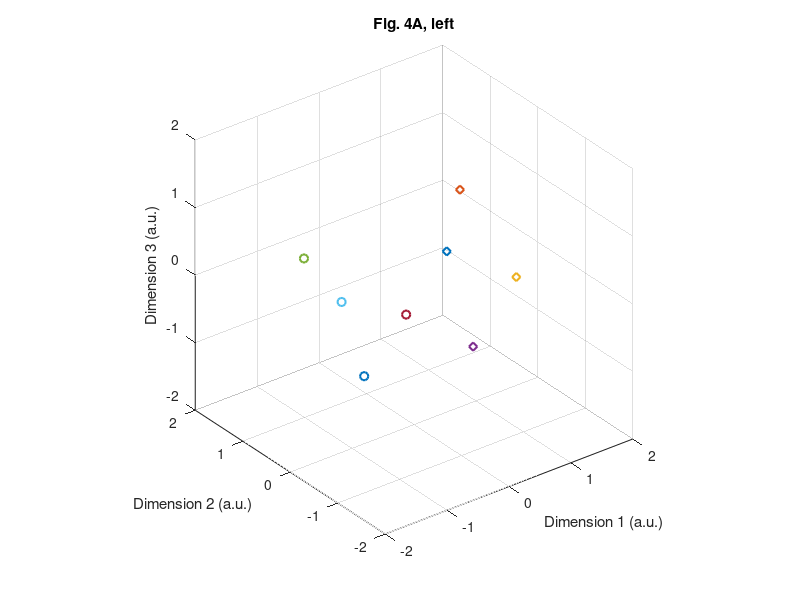
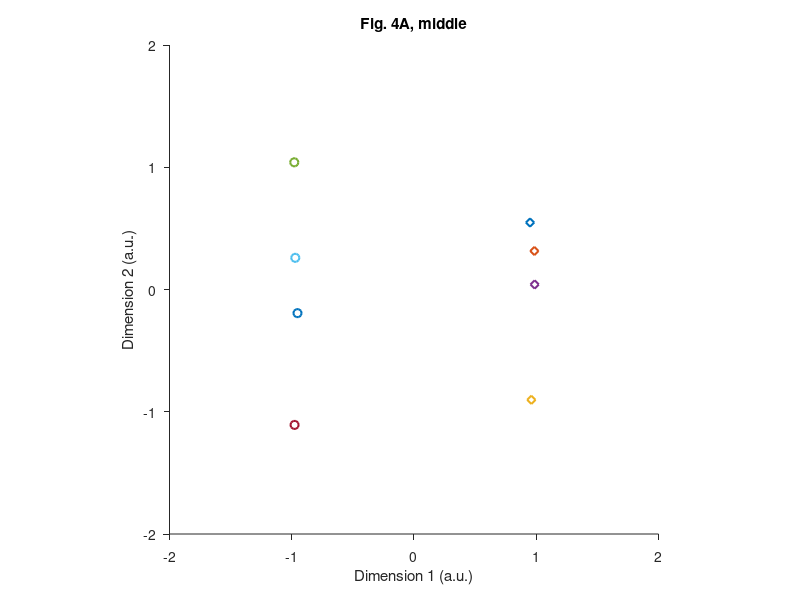
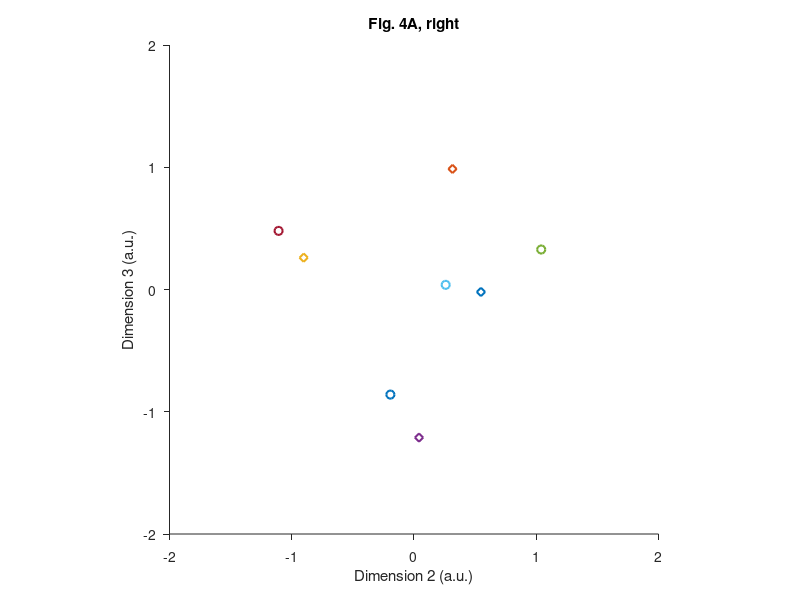

These figures' MATLAB source, in order:
clear all;
close all;
clc;
%% Figure 4A, from Drifting codes (2020) Wolff et al.
cd('D:\Drifting codes\upload files') %path to main dir.

addpath(genpath(cd))

% channels of interest
test_chans = {'P7';'P5';'P3';'P1';'Pz';'P2';'P4';'P6';'P8';'PO7';'PO3';'POz';'PO4';'PO8';'O2';'O1';'Oz'};

reps=100; % number of repeats for random subsampling
span=5; % number of time-points to average over (5 = 10 ms for 500 Hz)
toi=[.1 .4001];
angspace=-pi+pi/4:pi/2:pi-pi/4; % orientation space
do_MDS=0; %1=run the MDS, or 0= load in previous output
%%
if do_MDS
    for sub=1:26
        fprintf(['Doing ' num2str(sub) '\n'])
        
        load(['dat_' num2str(sub) '.mat']);
        
        % remove trials based on bad performance (>circular SDs)
        report_err=circ_ang2rad(Results(:,6).*2);
        [~,SD]=circ_std(report_err);
        incl_ng=find(abs(circ_dist(report_err,circ_mean(report_err)))<(3*SD));

        % trials to include (based on performance and previously marked
        % "bad" trials
        incl_i=intersect(incl_ng,setdiff(1:size(Results,1), ft_imp1.bad_trials));
        
        % extract good trials, channels and time window of interest of
        % impulse 1 epoch and reformat
        dat_temp=ft_imp1.trial(incl_i,ismember(ft_imp1.label,test_chans),ft_imp1.time>toi(1)&ft_imp1.time<=toi(2));
        dat_temp=bsxfun(@minus,dat_temp,mean(dat_temp,3)); % take relative baseline
        dat_temp=movmean(dat_temp,span,3,'Endpoints','discard'); % downsample
        dat_temp=dat_temp(:,:,1:span:end);
        dat_imp1=reshape(dat_temp,[size(dat_temp,1),size(dat_temp,2)*size(dat_temp,3)]); %combine channel and time dimensions
        
        clear ft_imp1
        
        % extract good trials, channels and time window of interest of
        % impulse 2 epoch and reformat
        dat_temp=ft_imp2.trial(incl_i,ismember(ft_imp2.label,test_chans),ft_imp2.time>toi(1)&ft_imp2.time<=toi(2));
        dat_temp=bsxfun(@minus,dat_temp,mean(dat_temp,3));
        dat_temp=movmean(dat_temp,span,3,'Endpoints','discard');
        dat_temp=dat_temp(:,:,1:span:end);
        dat_imp2=reshape(dat_temp,[size(dat_temp,1),size(dat_temp,2)*size(dat_temp,3)]);
        
        clear ft_imp2
        %%
        cue_cond=Results(incl_i,3);
        % always multiply orientaitons (-90 to 90) by 2 to adhere to
        % circular geometry
        cued_rad=Results(incl_i,4).*2; 
        
        % replace orientation values to the closes value of the current
        % orientation space
        ang_bin_temp=repmat(angspace,[1 length(cued_rad)]);
        [~,ind]= min(abs(circ_dist2(angspace,cued_rad)));
        bin_cued=ang_bin_temp(ind)';
        
        bin_cued_left=bin_cued(cue_cond==1,1);
        bin_cued_right=bin_cued(cue_cond==2,1);
        
        dat_imp1_left=dat_imp1(cue_cond==1,:,:);
        dat_imp1_right=dat_imp1(cue_cond==2,:,:);
        clear dat_imp1
        dat_imp2_left=dat_imp2(cue_cond==1,:,:);
        dat_imp2_right=dat_imp2(cue_cond==2,:,:);
        clear dat_imp2
        %%
        % compute covariance matrices for mahalanobis distances
        sigma_left=covdiag(cat(1,dat_imp1_left,dat_imp2_left));
        sigma_right=covdiag(cat(1,dat_imp1_right,dat_imp2_right));
        
        % get minimum number of trial for subsampling
        out = [angspace',histc(bin_cued_left,angspace')];
        min_cond_left=min(out(:,2));
        
        % make sure it is an even number, because we will randomly split it
        if mod(min_cond_left,2) == 1 
            min_cond_left=min_cond_left-1;
        end
        out = [angspace',histc(bin_cued_right,angspace')];
        min_cond_right=min(out(:,2));
        if mod(min_cond_right,2) == 1
            min_cond_right=min_cond_right-1;
        end
        
        dists_left=nan(reps,8,8); % prep distance output
        dists_right=nan(reps,8,8);
        
        for r=1:reps % repeat "reps" times
            
            % run separately for left and right locations
            dat1_left_av=[]; dat2_left_av=[];
            
            % subsample 
            for ang=angspace
                trls_temp=randsample(find(bin_cued_left==ang),min_cond_left);
                trls1=randsample(trls_temp,min_cond_left/2); % randomly trials between impulses
                trls2=setdiff(trls_temp,trls1);
                dat1_left_av=cat(1,dat1_left_av,mean(dat_imp1_left(trls1,:),1));
                dat2_left_av=cat(1,dat2_left_av,mean(dat_imp2_left(trls2,:),1));
            end
            
            % get all pairwise distances between orientations
            dists_left(r,:,:)=squareform(pdist(cat(1,dat1_left_av,dat2_left_av),'mahalanobis',sigma_left));
            
            dat1_right_av=[]; dat2_right_av=[];
            
            % subsample 
            for ang=angspace
                trls_temp=randsample(find(bin_cued_right==ang),min_cond_right);
                trls1=randsample(trls_temp,min_cond_right/2);
                trls2=setdiff(trls_temp,trls1);
                dat1_right_av=cat(1,dat1_right_av,mean(dat_imp1_right(trls1,:),1));
                dat2_right_av=cat(1,dat2_right_av,mean(dat_imp2_right(trls2,:),1));
            end
            
            % get all pairwise distances between orientations
            dists_right(r,:,:)=squareform(pdist(cat(1,dat1_right_av,dat2_right_av),'mahalanobis',sigma_right));
        end
        dists(sub,:,:)=squeeze(mean(cat(1,dists_left,dists_right),1)); %average over reps and locations
    end
else
    load('Fig_4A_results.mat')
end
Coords=cmdscale(squeeze(mean(dists,1)));
%% figure 4A left
figure
scatter3(squeeze(-Coords(1,1)),squeeze(Coords(1,2)),squeeze(Coords(1,3)),'dm','LineWidth',1.5), hold on
scatter3(squeeze(-Coords(2,1)),squeeze(Coords(2,2)),squeeze(Coords(2,3)),'dg','LineWidth',1.5), hold on
scatter3(squeeze(-Coords(3,1)),squeeze(Coords(3,2)),squeeze(Coords(3,3)),'db','LineWidth',1.5), hold on
scatter3(squeeze(-Coords(4,1)),squeeze(Coords(4,2)),squeeze(Coords(4,3)),'dc','LineWidth',1.5), hold on
scatter3(squeeze(-Coords(5,1)),squeeze(Coords(5,2)),squeeze(Coords(5,3)),'om','LineWidth',1.5), hold on
scatter3(squeeze(-Coords(6,1)),squeeze(Coords(6,2)),squeeze(Coords(6,3)),'og','LineWidth',1.5), hold on
scatter3(squeeze(-Coords(7,1)),squeeze(Coords(7,2)),squeeze(Coords(7,3)),'ob','LineWidth',1.5), hold on
scatter3(squeeze(-Coords(8,1)),squeeze(Coords(8,2)),squeeze(Coords(8,3)),'oc','LineWidth',1.5), hold on
xlabel('Dimension 1 (a.u.)')
ylabel('Dimension 2 (a.u.)')
zlabel('Dimension 3 (a.u.)')
xlim([-2 2])
ylim([-2 2])
zlim([-2 2])
pbaspect([1 1 1])
set(gca,'TickDir','out')
title('Fig. 4A, left')
%% figure 4A middle
figure
scatter(squeeze(-Coords(1,1)),squeeze(Coords(1,2)),'dm','LineWidth',1.5), hold on
scatter(squeeze(-Coords(2,1)),squeeze(Coords(2,2)),'dg','LineWidth',1.5), hold on
scatter(squeeze(-Coords(3,1)),squeeze(Coords(3,2)),'db','LineWidth',1.5), hold on
scatter(squeeze(-Coords(4,1)),squeeze(Coords(4,2)),'dc','LineWidth',1.5), hold on
scatter(squeeze(-Coords(5,1)),squeeze(Coords(5,2)),'om','LineWidth',1.5), hold on
scatter(squeeze(-Coords(6,1)),squeeze(Coords(6,2)),'og','LineWidth',1.5), hold on
scatter(squeeze(-Coords(7,1)),squeeze(Coords(7,2)),'ob','LineWidth',1.5), hold on
scatter(squeeze(-Coords(8,1)),squeeze(Coords(8,2)),'oc','LineWidth',1.5), hold on
xlabel('Dimension 1 (a.u.)')
ylabel('Dimension 2 (a.u.)')
xlim([-2 2])
ylim([-2 2])
pbaspect([1 1 1])
set(gca,'TickDir','out')
title('Fig. 4A, middle')
%% figure 4A right
figure
scatter(squeeze(Coords(1,2)),squeeze(Coords(1,3)),'dm','LineWidth',1.5), hold on
scatter(squeeze(Coords(2,2)),squeeze(Coords(2,3)),'dg','LineWidth',1.5), hold on
scatter(squeeze(Coords(3,2)),squeeze(Coords(3,3)),'db','LineWidth',1.5), hold on
scatter(squeeze(Coords(4,2)),squeeze(Coords(4,3)),'dc','LineWidth',1.5), hold on
scatter(squeeze(Coords(5,2)),squeeze(Coords(5,3)),'om','LineWidth',1.5), hold on
scatter(squeeze(Coords(6,2)),squeeze(Coords(6,3)),'og','LineWidth',1.5), hold on
scatter(squeeze(Coords(7,2)),squeeze(Coords(7,3)),'ob','LineWidth',1.5), hold on
scatter(squeeze(Coords(8,2)),squeeze(Coords(8,3)),'oc','LineWidth',1.5), hold on
xlabel('Dimension 2 (a.u.)')
ylabel('Dimension 3 (a.u.)')
xlim([-2 2])
ylim([-2 2])
pbaspect([1 1 1])
set(gca,'TickDir','out')
title('Fig. 4A, right')

